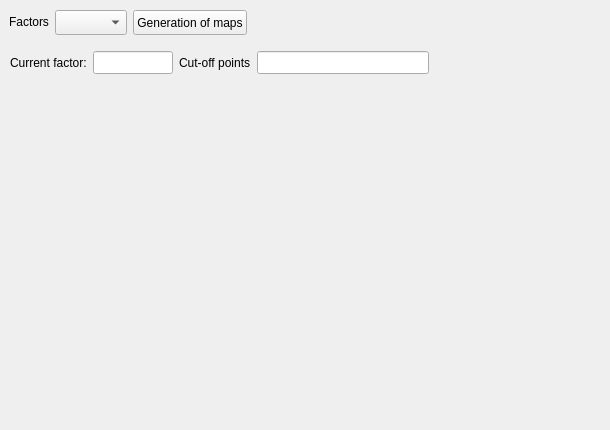
        <widget class="QWidget" name="tabWidget_2Page5">
         <attribute name="title">
          <string>Thematic map</string>
         </attribute>
         <widget class="QLabel" name="label_17">
          <property name="geometry">
           <rect>
            <x>80</x>
            <y>90</y>
            <width>451</width>
            <height>331</height>
           </rect>
          </property>
          <property name="text">
           <string/>
          </property>
         </widget>
         <widget class="QWidget" name="layoutWidget">
          <property name="geometry">
           <rect>
            <x>9</x>
            <y>9</y>
            <width>591</width>
            <height>27</height>
           </rect>
          </property>
          <layout class="QHBoxLayout" name="horizontalLayout_28">
           <item>
            <widget class="QLabel" name="label_8">
             <property name="maximumSize">
              <size>
               <width>16777215</width>
               <height>20</height>
              </size>
             </property>
             <property name="text">
              <string>Factors</string>
             </property>
            </widget>
           </item>
           <item>
            <widget class="QComboBox" name="comboBox">
             <property name="minimumSize">
              <size>
               <width>0</width>
               <height>25</height>
              </size>
             </property>
             <property name="maximumSize">
              <size>
               <width>80</width>
               <height>25</height>
              </size>
             </property>
            </widget>
           </item>
           <item>
            <widget class="QPushButton" name="pushButton_9">
             <property name="sizePolicy">
              <sizepolicy hsizetype="Minimum" vsizetype="Minimum">
               <horstretch>0</horstretch>
               <verstretch>0</verstretch>
              </sizepolicy>
             </property>
             <property name="minimumSize">
              <size>
               <width>0</width>
               <height>15</height>
              </size>
             </property>
             <property name="maximumSize">
              <size>
               <width>16777215</width>
               <height>25</height>
              </size>
             </property>
             <property name="text">
              <string>Generation of maps</string>
             </property>
            </widget>
           </item>
           <item>
            <spacer name="horizontalSpacer_4">
             <property name="font">
              <font>
               <family>Times New Roman</family>
              </font>
             </property>
             <property name="orientation">
              <enum>Qt::Horizontal</enum>
             </property>
             <property name="sizeHint" stdset="0">
              <size>
               <width>40</width>
               <height>20</height>
              </size>
             </property>
            </spacer>
           </item>
          </layout>
         </widget>
         <widget class="QWidget" name="layoutWidget">
          <property name="geometry">
           <rect>
            <x>10</x>
            <y>50</y>
            <width>591</width>
            <height>25</height>
           </rect>
          </property>
          <layout class="QHBoxLayout" name="horizontalLayout_27">
           <item>
            <widget class="QLabel" name="label_15">
             <property name="maximumSize">
              <size>
               <width>16777215</width>
               <height>23</height>
              </size>
             </property>
             <property name="text">
              <string>Current factor:</string>
             </property>
            </widget>
           </item>
           <item>
            <widget class="QLineEdit" name="lineEdit_15">
             <property name="maximumSize">
              <size>
               <width>80</width>
               <height>23</height>
              </size>
             </property>
            </widget>
           </item>
           <item>
            <widget class="QLabel" name="label_16">
             <property name="maximumSize">
              <size>
               <width>16777215</width>
               <height>23</height>
              </size>
             </property>
             <property name="text">
              <string>Cut-off points</string>
             </property>
            </widget>
           </item>
           <item>
            <widget class="QLineEdit" name="lineEdit_16">
             <property name="maximumSize">
              <size>
               <width>240</width>
               <height>23</height>
              </size>
             </property>
            </widget>
           </item>
           <item>
            <spacer name="horizontalSpacer_10">
             <property name="font">
              <font>
               <family>Times New Roman</family>
              </font>
             </property>
             <property name="orientation">
              <enum>Qt::Horizontal</enum>
             </property>
             <property name="sizeHint" stdset="0">
              <size>
               <width>78</width>
               <height>20</height>
              </size>
             </property>
            </spacer>
           </item>
          </layout>
         </widget>
        </widget>
